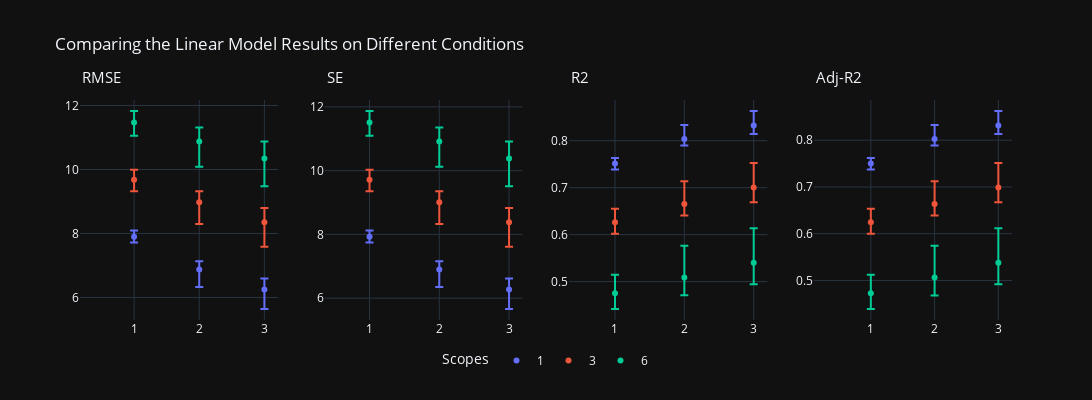
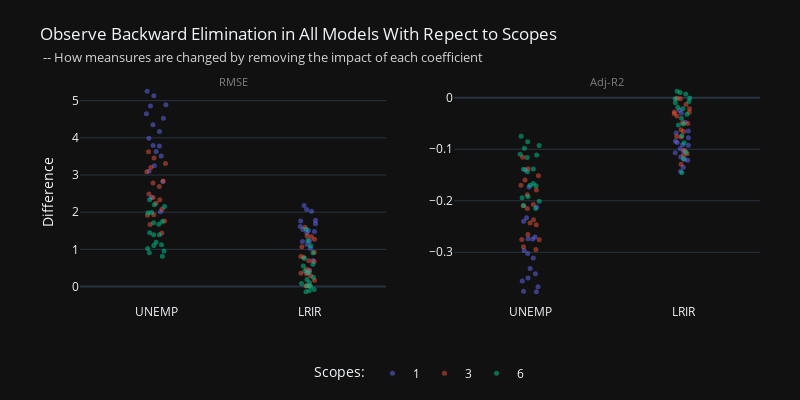

The notebook cell saved with these charts, in order:
### Code cell
# removing the "HOUSE", "CSENT", "IMP"
PA1 = PredictiveAnalysis(df)
PA1.create_data(['UNEMP', 'LRIR'], 'SP500', ma=[1,2,3], fp=[1,2,3,4,5,6], poly_d=1)

# comparing model performance & backward elimination test
fig1_1, fig1_2, fig1_3 = PA1.model_learning([1, 3, 6], model='LinR')

horizon_plots(fig1_1, 'Linear Model').show()
fig1_2.show()
fig1_3.show()

### Figure 1 — Plotly figure (JSON) as saved in the notebook; plotly's stock layout.template omitted (floating-point values rounded to 4 significant figures)
{"data": [{"error_y": {"array": [0.2005, 0.2567, 0.3439], "arrayminus": [0.1779, 0.5522, 0.6071]}, "hovertemplate": "SC=1<br>MA=%{x}<br>RMSE_mean=%{y}<extra></extra>", "legendgroup": "1", "marker": {"color": "#636efa", "symbol": "circle"}, "mode": "markers", "name": "1", "orientation": "v", "showlegend": true, "type": "scatter", "x": [1, 2, 3], "xaxis": "x", "y": [7.896, 6.877, 6.246], "yaxis": "y"}, {"error_y": {"array": [0.3121, 0.343, 0.4495], "arrayminus": [0.3593, 0.6831, 0.7619]}, "hovertemplate": "SC=3<br>MA=%{x}<br>RMSE_mean=%{y}<extra></extra>", "legendgroup": "3", "marker": {"color": "#EF553B", "symbol": "circle"}, "mode": "markers", "name": "3", "orientation": "v", "showlegend": true, "type": "scatter", "x": [1, 2, 3], "xaxis": "x", "y": [9.678, 8.976, 8.349], "yaxis": "y"}, {"error_y": {"array": [0.3602, 0.434, 0.5286], "arrayminus": [0.4158, 0.795, 0.8678]}, "hovertemplate": "SC=6<br>MA=%{x}<br>RMSE_mean=%{y}<extra></extra>", "legendgroup": "6", "marker": {"color": "#00cc96", "symbol": "circle"}, "mode": "markers", "name": "6", "orientation": "v", "showlegend": true, "type": "scatter", "x": [1, 2, 3], "xaxis": "x", "y": [11.47, 10.88, 10.34], "yaxis": "y"}, {"error_y": {"array": [0.2012, 0.2578, 0.3452], "arrayminus": [0.1784, 0.5543, 0.6095]}, "hovertemplate": "SC=1<br>MA=%{x}<br>SE_mean=%{y}<extra></extra>", "legendgroup": "1", "marker": {"color": "#636efa", "symbol": "circle"}, "mode": "markers", "name": "1", "orientation": "v", "showlegend": false, "type": "scatter", "x": [1, 2, 3], "xaxis": "x2", "y": [7.924, 6.902, 6.269], "yaxis": "y2"}, {"error_y": {"array": [0.3132, 0.3443, 0.4512], "arrayminus": [0.3604, 0.6858, 0.7649]}, "hovertemplate": "SC=3<br>MA=%{x}<br>SE_mean=%{y}<extra></extra>", "legendgroup": "3", "marker": {"color": "#EF553B", "symbol": "circle"}, "mode": "markers", "name": "3", "orientation": "v", "showlegend": false, "type": "scatter", "x": [1, 2, 3], "xaxis": "x2", "y": [9.713, 9.009, 8.38], "yaxis": "y2"}, {"error_y": {"array": [0.3615, 0.4358, 0.5307], "arrayminus": [0.4171, 0.7981, 0.8712]}, "hovertemplate": "SC=6<br>MA=%{x}<br>SE_mean=%{y}<extra></extra>", "legendgroup": "6", "marker": {"color": "#00cc96", "symbol": "circle"}, "mode": "markers", "name": "6", "orientation": "v", "showlegend": false, "type": "scatter", "x": [1, 2, 3], "xaxis": "x2", "y": [11.51, 10.92, 10.38], "yaxis": "y2"}, {"error_y": {"array": [0.01214, 0.02978, 0.03088], "arrayminus": [0.01279, 0.01409, 0.01802]}, "hovertemplate": "SC=1<br>MA=%{x}<br>R2_mean=%{y}<extra></extra>", "legendgroup": "1", "marker": {"color": "#636efa", "symbol": "circle"}, "mode": "markers", "name": "1", "orientation": "v", "showlegend": false, "type": "scatter", "x": [1, 2, 3], "xaxis": "x3", "y": [0.7512, 0.8036, 0.8323], "yaxis": "y3"}, {"error_y": {"array": [0.02891, 0.0481, 0.05183], "arrayminus": [0.02436, 0.02481, 0.03155]}, "hovertemplate": "SC=3<br>MA=%{x}<br>R2_mean=%{y}<extra></extra>", "legendgroup": "3", "marker": {"color": "#EF553B", "symbol": "circle"}, "mode": "markers", "name": "3", "orientation": "v", "showlegend": false, "type": "scatter", "x": [1, 2, 3], "xaxis": "x3", "y": [0.6261, 0.6654, 0.7004], "yaxis": "y3"}, {"error_y": {"array": [0.03968, 0.06786, 0.07324], "arrayminus": [0.03332, 0.03795, 0.04593]}, "hovertemplate": "SC=6<br>MA=%{x}<br>R2_mean=%{y}<extra></extra>", "legendgroup": "6", "marker": {"color": "#00cc96", "symbol": "circle"}, "mode": "markers", "name": "6", "orientation": "v", "showlegend": false, "type": "scatter", "x": [1, 2, 3], "xaxis": "x3", "y": [0.475, 0.5086, 0.5403], "yaxis": "y3"}, {"error_y": {"array": [0.01219, 0.02993, 0.03104], "arrayminus": [0.01285, 0.01417, 0.01811]}, "hovertemplate": "SC=1<br>MA=%{x}<br>Adj-R2_mean=%{y}<extra></extra>", "legendgroup": "1", "marker": {"color": "#636efa", "symbol": "circle"}, "mode": "markers", "name": "1", "orientation": "v", "showlegend": false, "type": "scatter", "x": [1, 2, 3], "xaxis": "x4", "y": [0.75, 0.8026, 0.8315], "yaxis": "y4"}, {"error_y": {"array": [0.02904, 0.04834, 0.0521], "arrayminus": [0.02447, 0.02493, 0.03171]}, "hovertemplate": "SC=3<br>MA=%{x}<br>Adj-R2_mean=%{y}<extra></extra>", "legendgroup": "3", "marker": {"color": "#EF553B", "symbol": "circle"}, "mode": "markers", "name": "3", "orientation": "v", "showlegend": false, "type": "scatter", "x": [1, 2, 3], "xaxis": "x4", "y": [0.6243, 0.6638, 0.699], "yaxis": "y4"}, {"error_y": {"array": [0.03986, 0.0682, 0.07362], "arrayminus": [0.03348, 0.03814, 0.04616]}, "hovertemplate": "SC=6<br>MA=%{x}<br>Adj-R2_mean=%{y}<extra></extra>", "legendgroup": "6", "marker": {"color": "#00cc96", "symbol": "circle"}, "mode": "markers", "name": "6", "orientation": "v", "showlegend": false, "type": "scatter", "x": [1, 2, 3], "xaxis": "x4", "y": [0.4725, 0.5062, 0.538], "yaxis": "y4"}], "layout": {"annotations": [{"font": {"size": 15}, "showarrow": false, "text": "RMSE", "x": 0.5, "xanchor": "center", "xref": "x", "y": 1.05, "yanchor": "bottom", "yref": "paper"}, {"font": {"size": 15}, "showarrow": false, "text": "SE", "x": 0.5, "xanchor": "center", "xref": "x2", "y": 1.05, "yanchor": "bottom", "yref": "paper"}, {"font": {"size": 15}, "showarrow": false, "text": "R2", "x": 0.5, "xanchor": "center", "xref": "x3", "y": 1.05, "yanchor": "bottom", "yref": "paper"}, {"font": {"size": 15}, "showarrow": false, "text": "Adj-R2", "x": 0.5, "xanchor": "center", "xref": "x4", "y": 1.05, "yanchor": "bottom", "yref": "paper"}], "height": 400, "legend": {"orientation": "h", "title": {"text": "Scopes"}, "x": 0.5, "xanchor": "center", "y": -0.25, "yanchor": "bottom"}, "title": {"text": "Comparing the Linear Model Results on Different Conditions"}, "width": 1200, "xaxis": {"anchor": "y", "domain": [0, 0.2125]}, "xaxis2": {"anchor": "y2", "domain": [0.2625, 0.475]}, "xaxis3": {"anchor": "y3", "domain": [0.525, 0.7375]}, "xaxis4": {"anchor": "y4", "domain": [0.7875, 1]}, "yaxis": {"anchor": "x", "domain": [0, 1]}, "yaxis2": {"anchor": "x2", "domain": [0, 1]}, "yaxis3": {"anchor": "x3", "domain": [0, 1]}, "yaxis4": {"anchor": "x4", "domain": [0, 1]}}}

### Figure 2 — Plotly figure (JSON) as saved in the notebook; plotly's stock layout.template omitted (floating-point values rounded to 4 significant figures)
{"data": [{"alignmentgroup": "True", "boxpoints": "all", "fillcolor": "rgba(255,255,255,0)", "hoveron": "points", "hovertemplate": "sc=1<br>theta=%{x}<br>diff=%{y}<extra></extra>", "legendgroup": "1", "line": {"color": "rgba(255,255,255,0)"}, "marker": {"color": "#636efa", "opacity": 0.5, "size": 5}, "name": "1", "offsetgroup": "1", "orientation": "v", "pointpos": 0, "showlegend": true, "type": "box", "x": ["UNEMP", "LRIR", "UNEMP", "LRIR", "UNEMP", "LRIR", "UNEMP", "LRIR", "UNEMP", "LRIR", "UNEMP", "LRIR", "UNEMP", "LRIR", "UNEMP", "LRIR", "UNEMP", "LRIR", "UNEMP", "LRIR", "UNEMP", "LRIR", "UNEMP", "LRIR", "UNEMP", "LRIR", "UNEMP", "LRIR", "UNEMP", "LRIR", "UNEMP", "LRIR", "UNEMP", "LRIR", "UNEMP", "LRIR"], "x0": " ", "xaxis": "x", "y": [3.795, 0.3768, 3.511, 0.4471, 3.099, 0.7002, 2.823, 1.226, 2.399, 1.506, 2.01, 1.766, 4.856, 1.534, 4.645, 1.129, 4.35, 1.032, 3.986, 1.209, 3.631, 1.614, 3.25, 2.023, 5.255, 2.075, 5.13, 1.692, 4.888, 1.445, 4.528, 1.483, 4.171, 1.787, 3.779, 2.179], "y0": " ", "yaxis": "y"}, {"alignmentgroup": "True", "boxpoints": "all", "fillcolor": "rgba(255,255,255,0)", "hoveron": "points", "hovertemplate": "sc=1<br>theta=%{x}<br>diff=%{y}<extra></extra>", "legendgroup": "1", "line": {"color": "rgba(255,255,255,0)"}, "marker": {"color": "#636efa", "opacity": 0.5, "size": 5}, "name": "1", "offsetgroup": "1", "orientation": "v", "pointpos": 0, "showlegend": false, "type": "box", "x": ["UNEMP", "LRIR", "UNEMP", "LRIR", "UNEMP", "LRIR", "UNEMP", "LRIR", "UNEMP", "LRIR", "UNEMP", "LRIR", "UNEMP", "LRIR", "UNEMP", "LRIR", "UNEMP", "LRIR", "UNEMP", "LRIR", "UNEMP", "LRIR", "UNEMP", "LRIR", "UNEMP", "LRIR", "UNEMP", "LRIR", "UNEMP", "LRIR", "UNEMP", "LRIR", "UNEMP", "LRIR", "UNEMP", "LRIR"], "x0": " ", "xaxis": "x2", "y": [-0.2964, -0.02424, -0.2744, -0.02943, -0.2397, -0.04743, -0.2121, -0.08431, -0.1731, -0.1033, -0.14, -0.1213, -0.3558, -0.09108, -0.3501, -0.06851, -0.3316, -0.06436, -0.3026, -0.07783, -0.2702, -0.1065, -0.2331, -0.1348, -0.3757, -0.1198, -0.3768, -0.09919, -0.3667, -0.08699, -0.3417, -0.09247, -0.311, -0.1149, -0.2736, -0.1428], "y0": " ", "yaxis": "y2"}, {"alignmentgroup": "True", "boxpoints": "all", "fillcolor": "rgba(255,255,255,0)", "hoveron": "points", "hovertemplate": "sc=3<br>theta=%{x}<br>diff=%{y}<extra></extra>", "legendgroup": "3", "line": {"color": "rgba(255,255,255,0)"}, "marker": {"color": "#EF553B", "opacity": 0.5, "size": 5}, "name": "3", "offsetgroup": "3", "orientation": "v", "pointpos": 0, "showlegend": true, "type": "box", "x": ["UNEMP", "LRIR", "UNEMP", "LRIR", "UNEMP", "LRIR", "UNEMP", "LRIR", "UNEMP", "LRIR", "UNEMP", "LRIR", "UNEMP", "LRIR", "UNEMP", "LRIR", "UNEMP", "LRIR", "UNEMP", "LRIR", "UNEMP", "LRIR", "UNEMP", "LRIR", "UNEMP", "LRIR", "UNEMP", "LRIR", "UNEMP", "LRIR", "UNEMP", "LRIR", "UNEMP", "LRIR", "UNEMP", "LRIR"], "x0": " ", "xaxis": "x", "y": [2.692, 0.01401, 2.338, 0.02267, 1.933, 0.3422, 1.763, 0.922, 1.67, 1.369, 1.442, 1.598, 3.31, 0.6913, 3.09, 0.2893, 2.782, 0.1698, 2.397, 0.357, 2.08, 0.812, 1.917, 1.342, 3.624, 1.073, 3.456, 0.6749, 3.199, 0.4191, 2.838, 0.4638, 2.49, 0.7883, 2.24, 1.273], "y0": " ", "yaxis": "y"}, {"alignmentgroup": "True", "boxpoints": "all", "fillcolor": "rgba(255,255,255,0)", "hoveron": "points", "hovertemplate": "sc=3<br>theta=%{x}<br>diff=%{y}<extra></extra>", "legendgroup": "3", "line": {"color": "rgba(255,255,255,0)"}, "marker": {"color": "#EF553B", "opacity": 0.5, "size": 5}, "name": "3", "offsetgroup": "3", "orientation": "v", "pointpos": 0, "showlegend": false, "type": "box", "x": ["UNEMP", "LRIR", "UNEMP", "LRIR", "UNEMP", "LRIR", "UNEMP", "LRIR", "UNEMP", "LRIR", "UNEMP", "LRIR", "UNEMP", "LRIR", "UNEMP", "LRIR", "UNEMP", "LRIR", "UNEMP", "LRIR", "UNEMP", "LRIR", "UNEMP", "LRIR", "UNEMP", "LRIR", "UNEMP", "LRIR", "UNEMP", "LRIR", "UNEMP", "LRIR", "UNEMP", "LRIR", "UNEMP", "LRIR"], "x0": " ", "xaxis": "x2", "y": [-0.2366, -0.001081, -0.2074, -0.001801, -0.1698, -0.02789, -0.1513, -0.07601, -0.1379, -0.1114, -0.1156, -0.1291, -0.2757, -0.04999, -0.2655, -0.02148, -0.2434, -0.01301, -0.2098, -0.02822, -0.1792, -0.06566, -0.1599, -0.1087, -0.2946, -0.07535, -0.2895, -0.04844, -0.2751, -0.03102, -0.2465, -0.03555, -0.215, -0.06229, -0.1886, -0.1019], "y0": " ", "yaxis": "y2"}, {"alignmentgroup": "True", "boxpoints": "all", "fillcolor": "rgba(255,255,255,0)", "hoveron": "points", "hovertemplate": "sc=6<br>theta=%{x}<br>diff=%{y}<extra></extra>", "legendgroup": "6", "line": {"color": "rgba(255,255,255,0)"}, "marker": {"color": "#00cc96", "opacity": 0.5, "size": 5}, "name": "6", "offsetgroup": "6", "orientation": "v", "pointpos": 0, "showlegend": true, "type": "box", "x": ["UNEMP", "LRIR", "UNEMP", "LRIR", "UNEMP", "LRIR", "UNEMP", "LRIR", "UNEMP", "LRIR", "UNEMP", "LRIR", "UNEMP", "LRIR", "UNEMP", "LRIR", "UNEMP", "LRIR", "UNEMP", "LRIR", "UNEMP", "LRIR", "UNEMP", "LRIR", "UNEMP", "LRIR", "UNEMP", "LRIR", "UNEMP", "LRIR", "UNEMP", "LRIR", "UNEMP", "LRIR", "UNEMP", "LRIR"], "x0": " ", "xaxis": "x", "y": [1.748, -0.1417, 1.447, -0.1088, 1.106, 0.1928, 0.9538, 0.7632, 0.9079, 1.24, 0.816, 1.541, 2.152, 0.3715, 1.99, 0.003318, 1.72, -0.07976, 1.394, 0.1014, 1.125, 0.5514, 1.022, 1.098, 2.337, 0.6034, 2.203, 0.2492, 1.985, 0.02127, 1.676, 0.08074, 1.391, 0.4158, 1.19, 0.9082], "y0": " ", "yaxis": "y"}, {"alignmentgroup": "True", "boxpoints": "all", "fillcolor": "rgba(255,255,255,0)", "hoveron": "points", "hovertemplate": "sc=6<br>theta=%{x}<br>diff=%{y}<extra></extra>", "legendgroup": "6", "line": {"color": "rgba(255,255,255,0)"}, "marker": {"color": "#00cc96", "opacity": 0.5, "size": 5}, "name": "6", "offsetgroup": "6", "orientation": "v", "pointpos": 0, "showlegend": false, "type": "box", "x": ["UNEMP", "LRIR", "UNEMP", "LRIR", "UNEMP", "LRIR", "UNEMP", "LRIR", "UNEMP", "LRIR", "UNEMP", "LRIR", "UNEMP", "LRIR", "UNEMP", "LRIR", "UNEMP", "LRIR", "UNEMP", "LRIR", "UNEMP", "LRIR", "UNEMP", "LRIR", "UNEMP", "LRIR", "UNEMP", "LRIR", "UNEMP", "LRIR", "UNEMP", "LRIR", "UNEMP", "LRIR", "UNEMP", "LRIR"], "x0": " ", "xaxis": "x2", "y": [-0.1711, 0.01279, -0.1437, 0.01012, -0.1098, -0.01844, -0.09294, -0.07378, -0.08556, -0.1185, -0.07466, -0.1455, -0.201, -0.03194, -0.1922, -0.0002929, -0.1698, 0.007279, -0.1389, -0.009559, -0.111, -0.05312, -0.09815, -0.1058, -0.2152, -0.05103, -0.209, -0.02154, -0.194, -0.001899, -0.1666, -0.00747, -0.1383, -0.0396, -0.1161, -0.08756], "y0": " ", "yaxis": "y2"}], "layout": {"annotations": [{"font": {"color": "grey", "size": 11}, "showarrow": false, "text": "RMSE", "x": 0.225, "xanchor": "center", "xref": "paper", "y": 0.95, "yanchor": "bottom", "yref": "paper"}, {"font": {"color": "grey", "size": 11}, "showarrow": false, "text": "Adj-R2", "x": 0.775, "xanchor": "center", "xref": "paper", "y": 0.95, "yanchor": "bottom", "yref": "paper"}], "height": 400, "legend": {"orientation": "h", "title": {"text": "Scopes:"}, "x": 0.5, "xanchor": "center", "y": -0.25, "yanchor": "top"}, "margin": {"b": 60, "l": 80, "r": 40, "t": 80}, "title": {"text": "Observe Backward Elimination in All Models With Repect to Scopes<br><span style=\"font-size: 12.5px; color: lightgrey;\"> -- How meansures are changed by removing the impact of each coefficient</span>"}, "width": 800, "xaxis": {"anchor": "y", "domain": [0, 0.45]}, "xaxis2": {"anchor": "y2", "domain": [0.55, 1]}, "yaxis": {"anchor": "x", "domain": [0, 1], "title": {"text": "Difference"}}, "yaxis2": {"anchor": "x2", "domain": [0, 1]}}}
